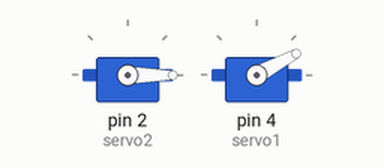
Recording of a sketch running on a simulated Arduino Uno, built with avr-gcc and run on an emulated ATmega328P. Shown: 2 × servo.

Above: at 0.1 s.
At 0.5 s:
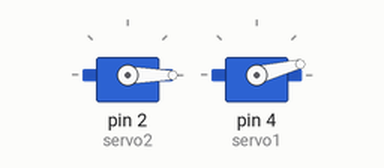
At 2.1 s:
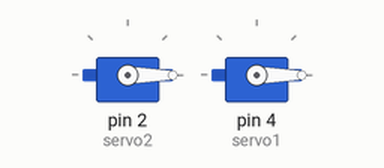
Timing chart, 0 to 3.6 s (numbered marks = the images above):
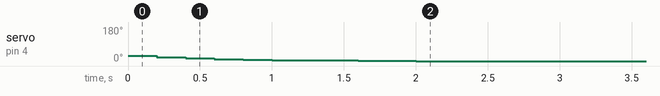

The sketch:

inputgiveocde.ino
```cpp
#include <Servo.h>
#include <stdio.h>      /* printf */
#include <stdlib.h>     /* strtol */
char buffer[11];
Servo servo1  ; // Create a servo object
Servo servo2  ; // Create a second servo object

void setup() {
  // put your setup code here, to run once:
servo2.attach(2); // Attaches the servo on pin 2 to the                             SMALLER SERVO          Input- A
servo1.attach(4); // Attaches the servo on pin 4 to the                             BIGGER SERVO           Input- B
Serial.begin(115200);


float theta1[30]= {
28.9254327209564, 20.3095781944864 , 14.2993366147384  ,10.1899086544932 , 7.40144652795502 , 5.50615143490417 , 4.19180045212319 , 3.22523828313097 , 2.42775083816706 , 1.66091837438764 , 0.819502110332778, -0.171653028344224 , -1.35898918781101, -2.76152886528078, -4.37317657495474, -6.16656624828302, -8.09843343656939, -10.1159775731185 ,-12.1633329828851, -14.1872041797622, -16.1409566573485, -17.9868733077548, -19.6967074626499 ,-21.2509426718450, -22.6372604458148, -23.8486595120147 ,-24.8815376479671, -25.7339039077305, -26.4037705208570 ,-26.8876891808525
};

float theta2[30]= { -82.6256197352048,  -80.7027671163304, -78.1589319066323, -76.2422120977675, -75.3901694465971, -75.5908448198348, -76.6165015005762, -78.1730936125241 ,-79.9829204271800, -81.8185400328994, -83.5080619223439, -84.9278289170500, -85.9921693818924, -86.6448629420816, -86.8538855883759 ,-86.6093470795868, -85.9237443003384, -84.8334047286718, -83.4000954512905 ,-81.7120493309256 ,-79.8839129926821 ,-78.0551793329410, -76.3864716514140, -75.0527383191421 ,-74.2323848940867 ,-74.0921564126504, -74.7694625525796 ,-76.3561471444426 ,-78.8886959291789 ,-82.3480725394590
};

for (int i=0; i<30; i++){
servo1.write(theta1[i]);
servo2.write(theta2[i]);
delay(200);
}
}
void loop() {
  // put your main code here, to run repeatedly:

}
```
